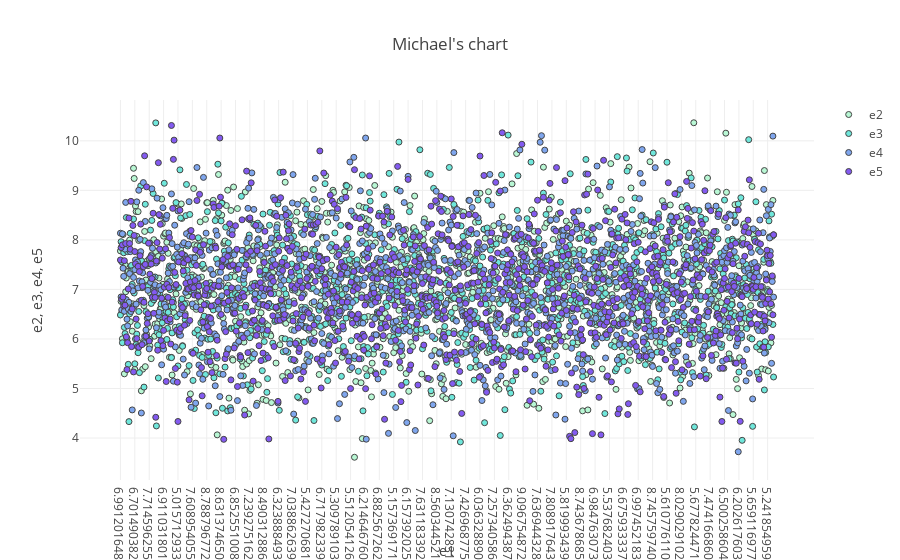

Notebook code cell kept with this figure:
### Markdown cell above
# Kql - render scatterchart

### Code cell
%%kql 
let randn = () {rand() + rand() + rand() + rand() + rand() + rand() + rand() + rand() + rand() + rand() + rand() + rand() + rand() + rand()};
range c from 1 to 1000 step 1 
| limit 1000
| extend e1 = randn()
| extend e2 = randn()
| extend e3 = randn()
| extend e4 = randn()
| extend e5 = randn()
| project e1,e2,e3,e4,e5
| render scatterchart title="Michael's chart"

### Figure 1 — Plotly figure (JSON) as saved in the notebook; plotly's stock layout.template omitted (floating-point values rounded to 4 significant figures; data arrays with more than 128 entries replaced by an {"elided": "..."} marker saying what was removed)
{"data": [{"marker": {"color": "rgb(184, 247, 212)", "line": {"width": 1}}, "mode": "markers", "name": "e2", "type": "scatter", "uid": "e6f027", "x": {"elided": "1000 float values"}, "y": {"elided": "1000 float values"}}, {"marker": {"color": "rgb(111, 231, 219)", "line": {"width": 1}}, "mode": "markers", "name": "e3", "type": "scatter", "uid": "f719f2", "x": {"elided": "1000 float values"}, "y": {"elided": "1000 float values"}}, {"marker": {"color": "rgb(127, 166, 238)", "line": {"width": 1}}, "mode": "markers", "name": "e4", "type": "scatter", "uid": "d15371", "x": {"elided": "1000 float values"}, "y": {"elided": "1000 float values"}}, {"marker": {"color": "rgb(131, 90, 241)", "line": {"width": 1}}, "mode": "markers", "name": "e5", "type": "scatter", "uid": "082cf5", "x": {"elided": "1000 float values"}, "y": {"elided": "1000 float values"}}], "layout": {"autosize": true, "showlegend": true, "title": "Michael's chart", "xaxis": {"autorange": true, "range": [-60.09, 1059.0], "title": "e1", "type": "category"}, "yaxis": {"autorange": true, "range": [3.118, 10.86], "ticksuffix": "", "title": "e2, e3, e4, e5", "type": "linear"}}}
